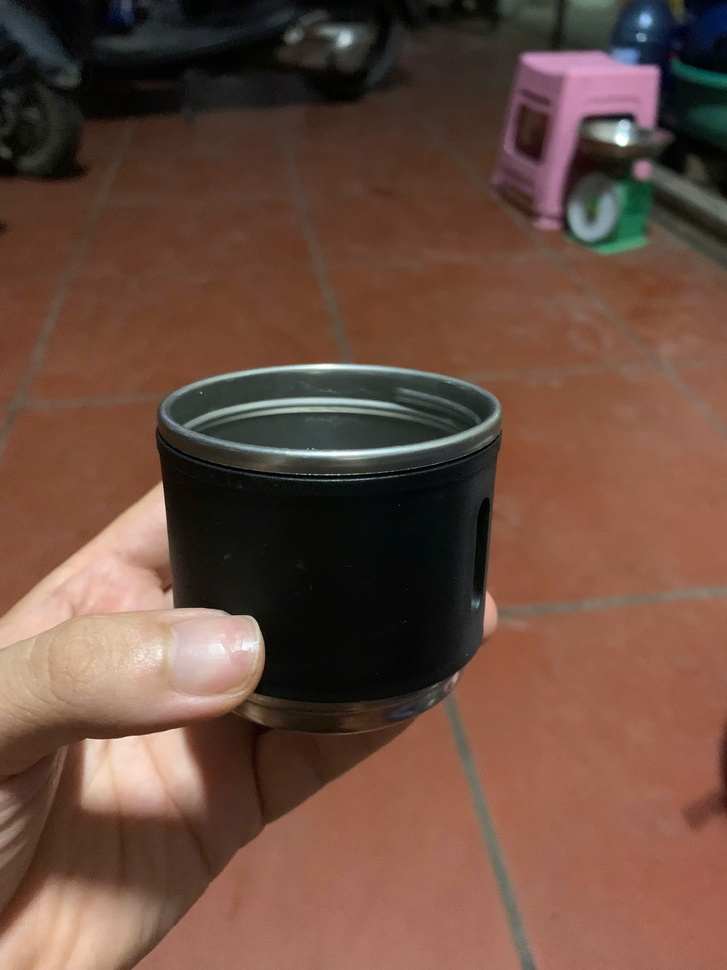
#> input picture image/Anh1.jpg, 727 x 970 px, shrunk from 1920 x 2560 before the run
$ python mainprogram.py
#> lines starting #> are read from the running program, lines starting #| are printed output that depends on the picture
### matplotlib_tool.py
from PIL import Image
import matplotlib.pyplot as plt
import numpy as np
"""
# Func 1: Can bang anh xam
def histogram_equalization(image_path):
    image = Image.open(image_path)
    # Chuyen sang anh xam
    if image.mode != "L":
        image = image.convert("L")
    # Numpy array & histogram
    image_array = np.array(image)
    # Phan phoi tich luy CDF - Can bang anh xam
    histogram,bins = np.histogram(image_array,bins=256,range=(0,256),density=True)
    cdf = histogram.cumsum()
    cdf = 255*cdf/cdf[-1]
    image_equal = np.interp(image_array,bins[:-1],cdf)
    image_equalized = Image.fromarray(image_equal.astype("uint8"))
    # Tra ve anh da can bang xam
    return image_equalized
"""

# Func 2: Tinh trung binh anh
def image_avg(lists):
    # Tao mang ban dau
    total_array = np.array(Image.open(lists[0]),"f")
    count = 1
    # Tinh trung binh mang
    for list in lists[1:]:
        total_array += np.array(Image.open(list),"f")
        count += 1
    image_array = total_array/count
    # Tao anh tu mang trung binh
    image_average = Image.fromarray(image_array.astype("uint8"))
    # Tra ve dau ra
    return image_average

### mainprogram.py
from PIL import Image
import numpy as np
import os
import matplotlib.pyplot as plt
import matplotlib_tool

image_folder = input("Image folder: ")
#> the answer given: image
image_folder = image_folder.replace("\\","/")
list_folder = os.listdir(image_folder)
lists = []
for list in list_folder:
    lists.append(os.path.join(image_folder,list))
plt.figure(figsize=(6,6))
plt.imshow(matplotlib_tool.image_avg(lists))
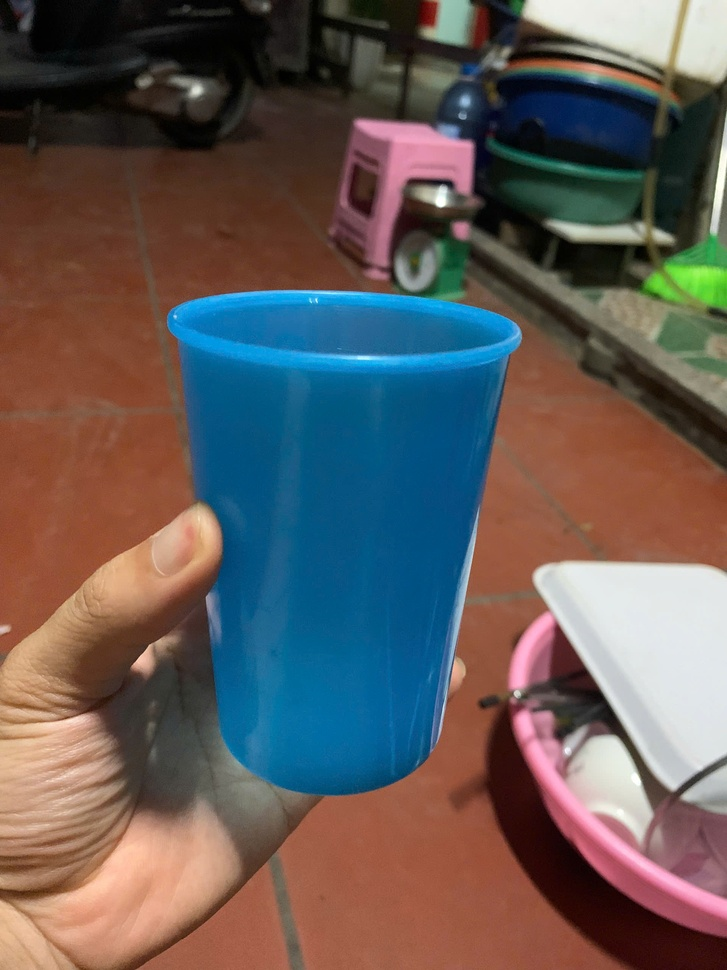
#> input picture image/Anh2.jpg, 727 x 970 px, shrunk from 1920 x 2560 before the run
#> in image_avg, `total_array += np.array(Image.open(list),"f")`:
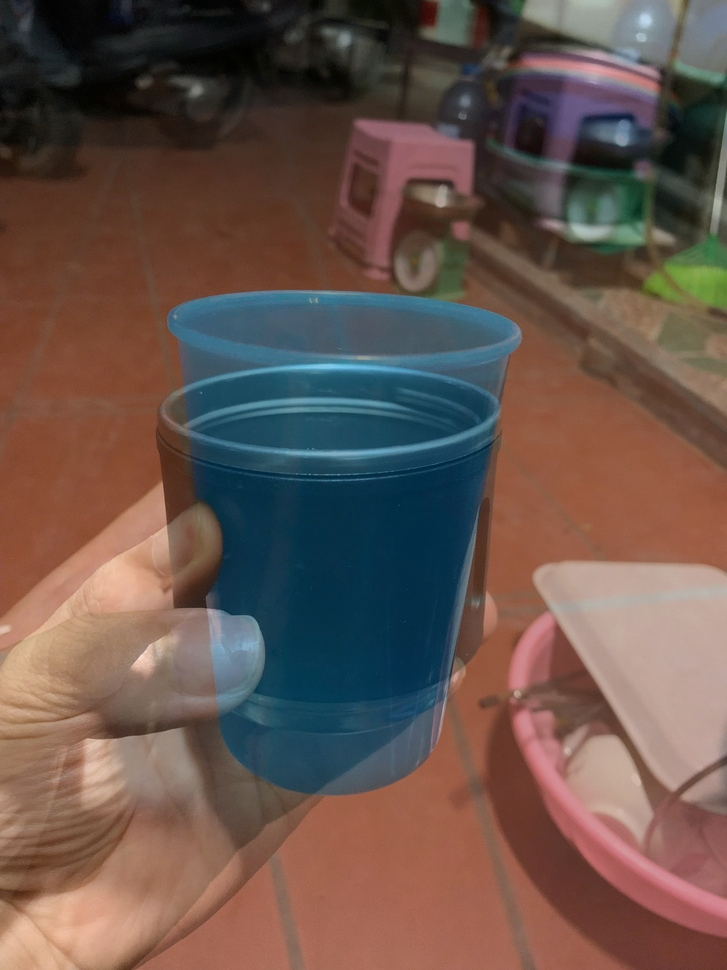
#> total_array: shape (970, 727, 3) float32; mean R, G, B 206.6, 167.7, 152.4; drawn with min black and max white
plt.title("Averaging Image")
plt.show()
